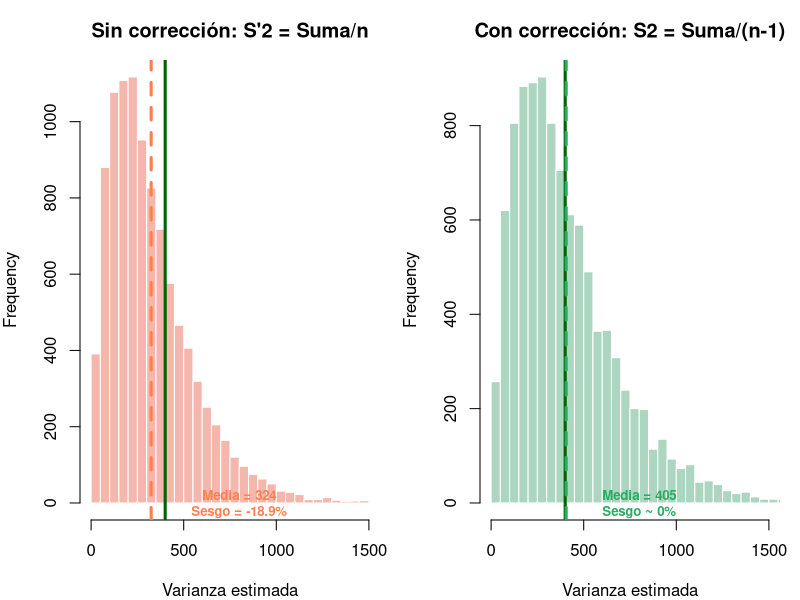
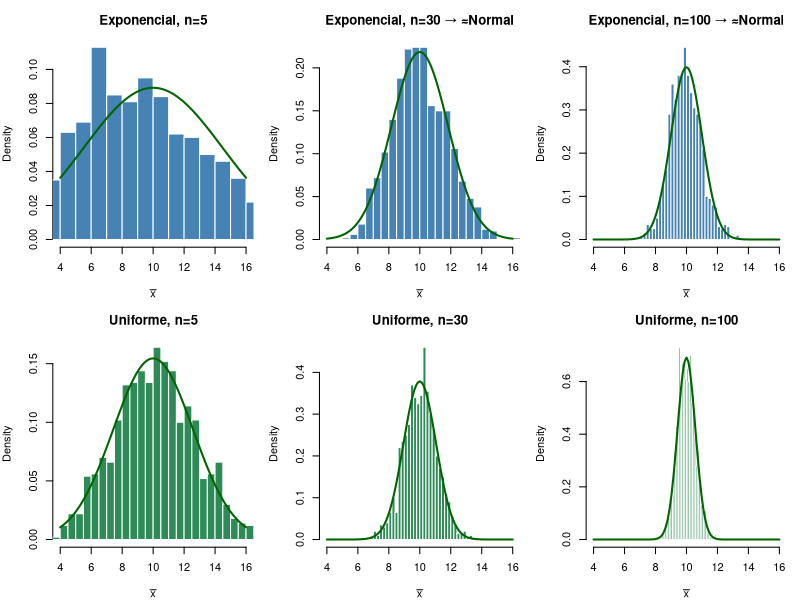
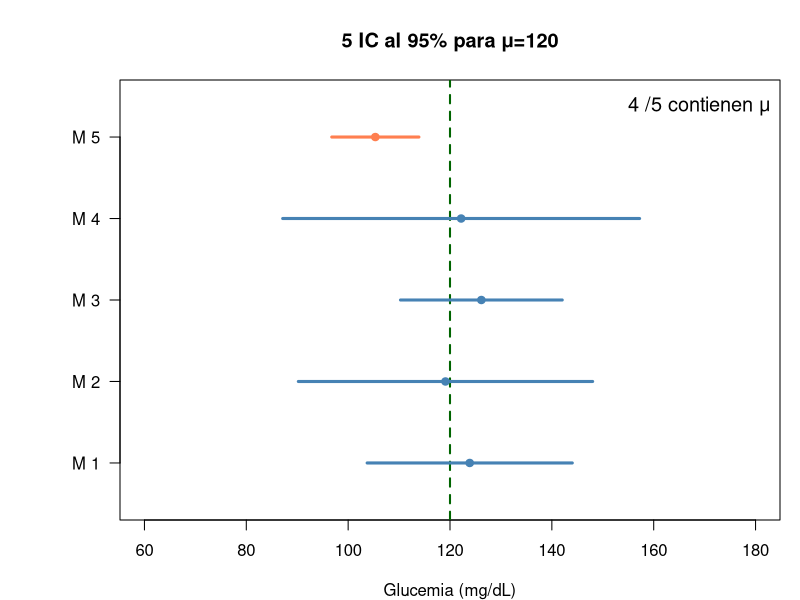
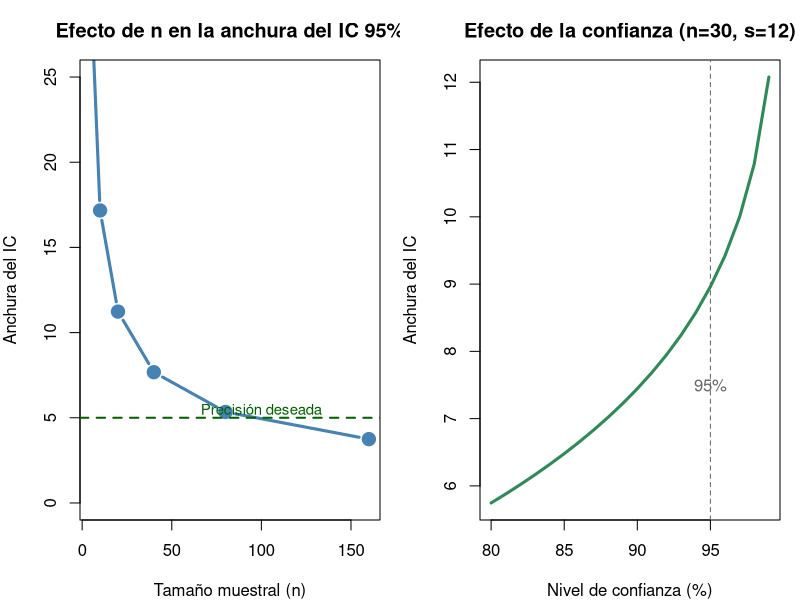
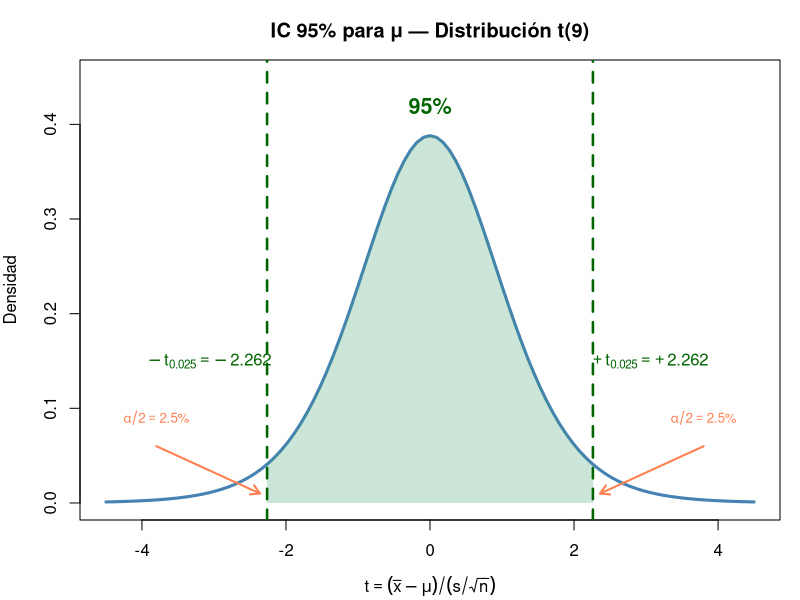
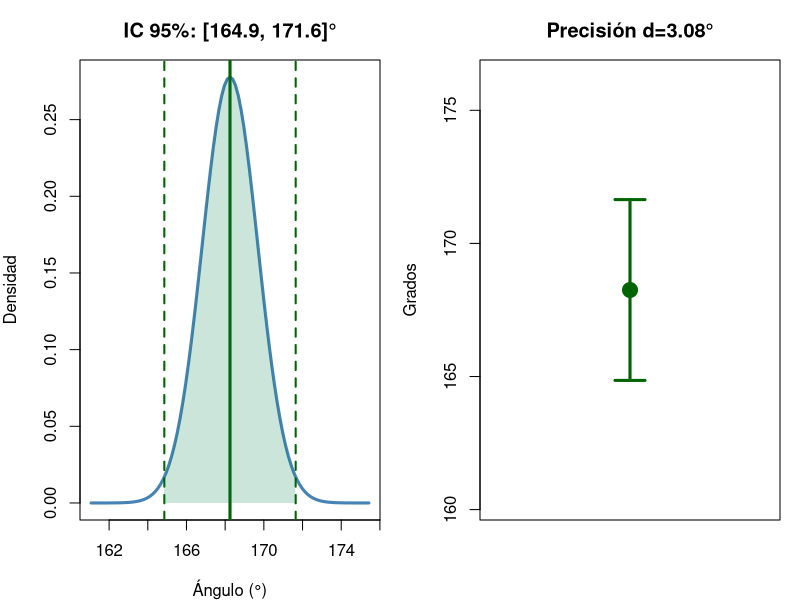
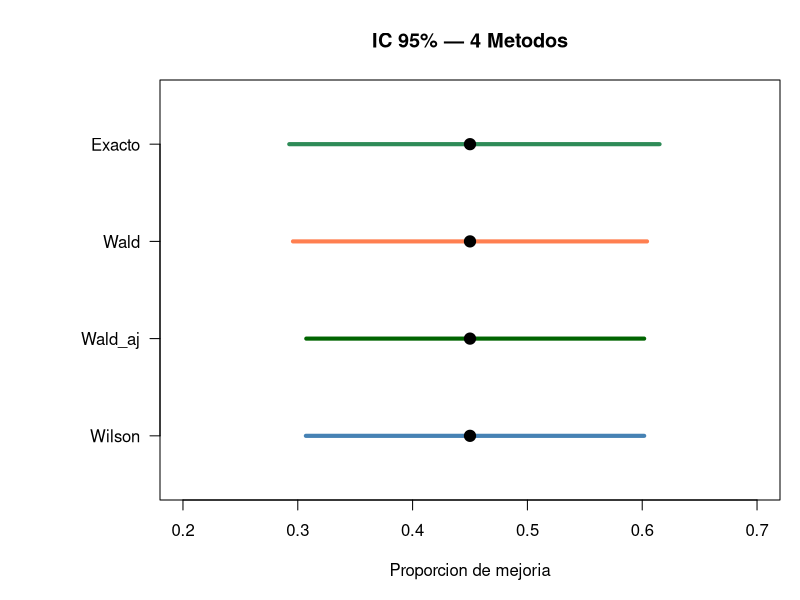
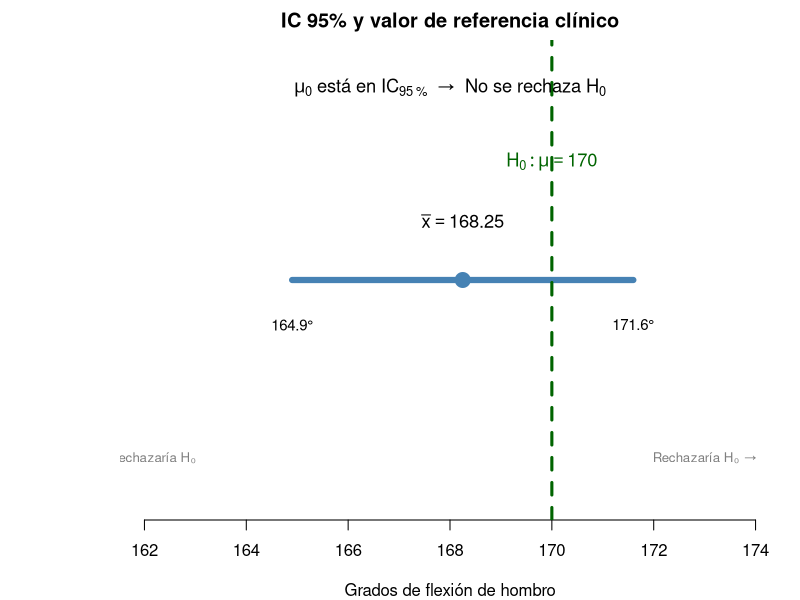

These figures' R source, in order:
## ---- chunk 1
#| fig-height: 5
set.seed(42)
n <- 5; sigma2 <- 400; Nsim <- 10000
S2_prime <- replicate(Nsim, {x <- rnorm(n, 150, sqrt(sigma2)); sum((x-mean(x))^2)/n})
S2_correct <- S2_prime * n/(n-1)  # S² = S'² × n/(n-1)

par(mfrow=c(1,2), mar=c(4,4,3,1))
hist(S2_prime, col=rgb(0.9,0.3,0.2,0.4), border="white", breaks=40,
     main="Sin corrección: S'2 = Suma/n",
     xlab="Varianza estimada", xlim=c(0,1500))
abline(v=sigma2, col="darkgreen", lwd=3); abline(v=mean(S2_prime), col="coral", lwd=3, lty=2)
text(800, 0.003, paste0("Media = ",round(mean(S2_prime),0),"\nSesgo = -",round(100*(1-mean(S2_prime)/sigma2),1),"%"),
     col="coral", font=2, cex=0.8)

hist(S2_correct, col=rgb(0.2,0.6,0.4,0.4), border="white", breaks=40,
     main="Con corrección: S2 = Suma/(n-1)",
     xlab="Varianza estimada", xlim=c(0,1500))
abline(v=sigma2, col="darkgreen", lwd=3); abline(v=mean(S2_correct), col="#27ae60", lwd=3, lty=2)
text(800, 0.003, paste0("Media = ",round(mean(S2_correct),0),"\nSesgo ~ 0%"),
     col="#27ae60", font=2, cex=0.8)
par(mfrow=c(1,1))
## ---- chunk 2
#| fig-height: 5.2
par(mfrow=c(2,3), mar=c(4,4,3,1)); set.seed(123)
for(n in c(5, 30, 100)){
  medias <- replicate(1000, mean(rexp(n, rate=1/10)))
  hist(medias, col="steelblue", border="white", breaks=30, freq=FALSE,
       main=paste0("Exponencial, n=", n, if(n>=30){" → ≈Normal"}else{""}),
       xlab=expression(bar(x)), xlim=c(4,16))
  curve(dnorm(x, 10, 10/sqrt(n)), add=T, col="darkgreen", lwd=2)
}
for(n in c(5, 30, 100)){
  medias <- replicate(1000, mean(runif(n, 0, 20)))
  hist(medias, col="seagreen", border="white", breaks=30, freq=FALSE,
       main=paste0("Uniforme, n=", n), xlab=expression(bar(x)), xlim=c(4,16))
  curve(dnorm(x, 10, sqrt((20^2/12)/n)), add=T, col="darkgreen", lwd=2)
}
par(mfrow=c(1,1))
## ---- chunk 3
#| fig-height: 5
set.seed(123); mu<-120; sigma<-20; n<-5; t_crit<-qt(0.975,n-1)
par(mar=c(4,6,4,1)); plot(NA, xlim=c(60,180), ylim=c(0.5,5.5), yaxt="n",
     xlab="Glucemia (mg/dL)", ylab="", main="5 IC al 95% para μ=120")
axis(2, at=1:5, labels=paste("M",1:5), las=2); abline(v=120, col="darkgreen", lwd=2, lty=2)
contiene<-0
for(i in 1:5){m<-rnorm(n,mu,sigma); ic<-mean(m)+c(-1,1)*t_crit*sd(m)/sqrt(n)
  col<-if(ic[1]<=120&ic[2]>=120){contiene<-contiene+1;"steelblue"}else{"coral"}
  lines(ic, c(i,i), col=col, lwd=3); points(mean(m), i, pch=19, col=col)}
legend("topright", paste(contiene,"/5 contienen μ"), bty="n", cex=1.2)
## ---- chunk 4
x<-c(162,176,169,165,171,169,172,168,167,175)
n<-length(x); xbar<-mean(x); s<-sd(x); t_crit<-qt(0.975,n-1)
d<-t_crit*s/sqrt(n)
cat("n =", n, "xbar =", round(xbar,2), "s =", round(s,2),
    "\nt(0.025, 9) =", round(t_crit,3),
    "\nIC 95%: (", round(xbar-d,2), ",", round(xbar+d,2), ") mg/dL",
    "\nPrecisión d =", round(d,2), "mg/dL")
## ---- chunk 5
#| fig-height: 5
par(mfrow=c(1,2), mar=c(4,4,3,1))
# Efecto de n (misma s, misma confianza)
s<-12; conf<-0.95
ns<-c(5,10,20,40,80,160)
widths<-sapply(ns,function(n){2*qt((1+conf)/2,n-1)*s/sqrt(n)})
plot(ns, widths, type="b", pch=19, col="steelblue", lwd=3, cex=1.5,
     main="Efecto de n en la anchura del IC 95%",
     xlab="Tamaño muestral (n)", ylab="Anchura del IC", ylim=c(0,25))
abline(h=5, lty=2, col="darkgreen", lwd=2)
text(100, 5.5, "Precisión deseada", col="darkgreen", cex=0.9)

# Efecto de la confianza (mismo n, misma s)
n<-30; confs<-seq(0.80,0.99,0.01)
widths2<-sapply(confs,function(c){2*qt((1+c)/2,n-1)*s/sqrt(n)})
plot(confs*100, widths2, type="l", lwd=3, col="seagreen",
     main="Efecto de la confianza (n=30, s=12)",
     xlab="Nivel de confianza (%)", ylab="Anchura del IC")
abline(v=95, lty=2, col="grey40")
text(95, 7.5, "95%", col="grey40")
par(mfrow=c(1,1))
## ---- chunk 6
#| fig-height: 5
x <- c(162,176,169,165,171,169,172,168,167,175)
n <- length(x); xbar <- mean(x); s <- sd(x)
t_crit <- qt(0.975, n-1)

curve(dt(x, n-1), -4.5, 4.5, lwd = 3, col = "steelblue",
      main = "IC 95% para μ — Distribución t(9)",
      xlab = expression(t == (bar(x)-mu)/(s/sqrt(n))), ylab = "Densidad",
      ylim = c(0, 0.45))
# Región central 95%
xc <- seq(-t_crit, t_crit, 0.01)
yc <- dt(xc, n-1)
polygon(c(xc, rev(xc)), c(yc, rep(0, length(yc))),
        col = rgb(0.2, 0.6, 0.4, 0.25), border = NA)
# Líneas críticas
abline(v = c(-t_crit, t_crit), col = "darkgreen", lwd = 2.5, lty = 2)
# Anotaciones
text(0, 0.42, "95%", col = "darkgreen", font = 2, cex = 1.3)
text(-t_crit - 0.8, 0.15, expression(-t[0.025] == -2.262), col = "darkgreen")
text(t_crit + 0.8, 0.15, expression(+t[0.025] == +2.262), col = "darkgreen")
arrows(-3.8, 0.06, -t_crit - 0.1, 0.01, col = "coral", lwd = 2, length = 0.1)
arrows(3.8, 0.06, t_crit + 0.1, 0.01, col = "coral", lwd = 2, length = 0.1)
text(-3.8, 0.09, expression(alpha/2 == 2.5*"%"), col = "coral", cex = 0.8)
text(3.8, 0.09, expression(alpha/2 == 2.5*"%"), col = "coral", cex = 0.8)
## ---- chunk 7
s_piloto <- 4.06; d_deseada <- 3; alpha <- 0.05
# Iteración
n0 <- ceiling((qnorm(1-alpha/2) * s_piloto / d_deseada)^2)
n1 <- ceiling((qt(1-alpha/2, n0-1) * s_piloto / d_deseada)^2)
n2 <- ceiling((qt(1-alpha/2, n1-1) * s_piloto / d_deseada)^2)
cat("n0 (z) =", n0, "→ n1 (t,", n0-1, "gl) =", n1, "→ n2 (t,", n1-1, "gl) =", n2)
## ---- chunk 8
x <- c(168,174,162,170,166,172,164,170)
n<-length(x); xbar<-mean(x); s<-sd(x); t_crit<-qt(0.975,n-1)
IC_lo<-xbar-t_crit*s/sqrt(n); IC_hi<-xbar+t_crit*s/sqrt(n)
cat("IC 95%: (", round(IC_lo,1), ",", round(IC_hi,1), ")°",
    "\nPrecision d =", round(t_crit*s/sqrt(n),2), "°")
# Visualización
SE <- s / sqrt(n)
par(mfrow=c(1,2), mar=c(4,4,3,1))
curve(dnorm(x, xbar, SE), xbar-5*SE, xbar+5*SE, lwd=3, col="steelblue",
      main=paste0("IC 95%: [", round(IC_lo,1), ", ", round(IC_hi,1), "]°"),
      xlab="Ángulo (°)", ylab="Densidad")
abline(v=c(IC_lo, IC_hi), col="darkgreen", lwd=2, lty=2)
abline(v=xbar, col="darkgreen", lwd=3)
xr <- seq(IC_lo, IC_hi, 0.05)
polygon(c(xr, rev(xr)), c(dnorm(xr,xbar,SE), rep(0,length(xr))),
        col=rgb(0,0.5,0.3,0.2), border=NA)
# Error bar simple
plot(1, xbar, pch=19, col="darkgreen", cex=2, ylim=c(xbar-8,xbar+8),
     xlim=c(0.5,1.5), xaxt="n", xlab="", ylab="Grados",
     main=paste0("Precisión d=", round(d,2), "°"))
arrows(1, IC_lo, 1, IC_hi, col="darkgreen", lwd=3, code=3, angle=90, length=0.15)
par(mfrow=c(1,1))

## ---- chunk 9
x<-18; n<-40; z<-qnorm(0.975)
# Wilson
den<-n+z^2; cent<-(x+z^2/2)/den; marg<-z/den*sqrt(x*(n-x)/n+z^2/4)
cat("IC 95% Wilson: (", round(cent-marg,3), ",", round(cent+marg,3), ")",
    "\n→ Entre", round(100*(cent-marg),1), "% y", round(100*(cent+marg),1), "%",
    "\nPrecisión: ±", round(marg*100,1), "pp")
## ---- chunk 10
cat("IC 90%: z =", round(qnorm(0.95),3),
    "\nIC 95%: z =", round(qnorm(0.975),3),
    "\nIC 99%: z =", round(qnorm(0.995),3))
## ---- chunk 11
n<-ceiling((qnorm(0.975)/0.05)^2 * 0.45 * 0.55)
cat("n necesario =", n, "pacientes")
## ---- chunk 12
# IC exacto de Clopper-Pearson en R
x <- 18; n <- 40
ic_exacto <- binom.test(x, n, conf.level = 0.95)$conf.int
cat("IC 95% exacto (Clopper-Pearson): (", round(ic_exacto[1], 3), ",", round(ic_exacto[2], 3), ")")

# Comparación con Wilson
z <- qnorm(0.975); den <- n + z^2
cent <- (x + z^2/2)/den; marg <- z/den * sqrt(x*(n-x)/n + z^2/4)
cat("\nIC 95% Wilson:                    (", round(cent - marg, 3), ",", round(cent + marg, 3), ")")
cat("\n\nClopper-Pearson es más ancho (conservador) pero garantiza cobertura ≥ 95%.")
## ---- chunk 13
#| fig-height: 4.5
x<-18; n<-40; alpha<-0.05; z<-qnorm(1-alpha/2); p_hat<-x/n
den<-n+z^2; w_cent<-(x+z^2/2)/den; w_marg<-z/den*sqrt(x*(n-x)/n+z^2/4)
wilson<-c(w_cent-w_marg, w_cent+w_marg)
p_tilde<-(x+2)/(n+4); wa_marg<-z*sqrt(p_tilde*(1-p_tilde)/(n+4))
wald_adj<-c(p_tilde-wa_marg, p_tilde+wa_marg)
wald<-c(p_hat-z*sqrt(p_hat*(1-p_hat)/n), p_hat+z*sqrt(p_hat*(1-p_hat)/n))
exacto<-binom.test(x,n,conf.level=0.95)$conf.int
ics<-rbind(Wilson=wilson, Wald_aj=wald_adj, Wald=wald, Exacto=exacto)
par(mar=c(5,8,4,1))
plot(NA, xlim=c(0.2,0.7), ylim=c(0.5,4.5), yaxt="n", ylab="",
     xlab="Proporcion de mejoria", main="IC 95% — 4 Metodos")
axis(2, at=1:4, labels=rownames(ics), las=2)
for(i in 1:4){lines(ics[i,], c(i,i), lwd=4, col=c("steelblue","darkgreen","coral","seagreen")[i])
  points(p_hat, i, pch=19, cex=1.5)}
## ---- chunk 14
xbar<-169.4; s<-4.30; n<-10; SE<-s/sqrt(n); tc<-qt(0.975,9)
for(mu0 in c(170, 175, 165)){
  t_stat<-(xbar-mu0)/SE; en_IC<-mu0>=xbar-tc*SE & mu0<=xbar+tc*SE
  cat("mu0 =", mu0, "| t =", round(t_stat,3), "| Rechaza:", abs(t_stat)>tc, "| En IC:", en_IC, "\n")
}
## ---- chunk 15
#| fig-height: 3.5
par(mar=c(4,6,2,1))
plot(NA, xlim=c(162, 174), ylim=c(0.5, 3.5), yaxt="n", ylab="", bty="n",
     xlab="Grados de flexión de hombro", main="IC 95% y valor de referencia clínico")
ic_lo <- 164.9; ic_hi <- 171.6; xbar <- 168.25; mu0 <- 170
lines(c(ic_lo, ic_hi), c(2,2), lwd=6, col="steelblue")
points(xbar, 2, pch=19, cex=2, col="steelblue")
text(xbar, 2.4, expression(bar(x) == 168.25), cex=1.1)
text(ic_lo, 1.7, "164.9°", cex=0.9); text(ic_hi, 1.7, "171.6°", cex=0.9)
abline(v=mu0, col="darkgreen", lwd=3, lty=2)
text(mu0, 2.8, expression(H[0]: mu == 170), col="darkgreen", cex=1.1)
text(168, 3.3, expression(mu[0] * " está en " * IC[95 ~ "%"] * "  →  No se rechaza " * H[0]), cex=1.1, font=2)
text(162, 0.8, "← Rechazaría H₀", col="grey50", cex=0.8)
text(173, 0.8, "Rechazaría H₀ →", col="grey50", cex=0.8)
## ---- chunk 16
#| fig-height: 5
n <- 36; xbar <- 3.2; s <- 1.5
SE <- s/sqrt(n)
IC <- xbar + c(-1,1) * qt(0.975, n-1) * SE
n_needed <- ceiling((qnorm(0.975)*s/0.5)^2)

curve(dnorm(x, xbar, SE), xbar-4*SE, xbar+4*SE, lwd=3, col="steelblue",
      main=paste0("IC 95%: [", round(IC[1],2), ", ", round(IC[2],2), "]"),
      xlab="Reducción EVA (puntos)", ylab="Densidad")
abline(v=IC, col="darkgreen", lwd=2, lty=2)
abline(v=xbar, col="darkgreen", lwd=3)
xr <- seq(IC[1], IC[2], 0.01)
polygon(c(xr, rev(xr)), c(dnorm(xr, xbar, SE), rep(0,length(xr))),
        col=rgb(0,0.5,0.3,0.25), border=NA)
text(xbar, dnorm(xbar,xbar,SE)/2, paste0("n=", n_needed, " para error=0.5"), col="darkgreen", font=2)

cat("IC 95%: [", round(IC[1],2), ",", round(IC[2],2), "]",
    "\nn necesario:", n_needed)
